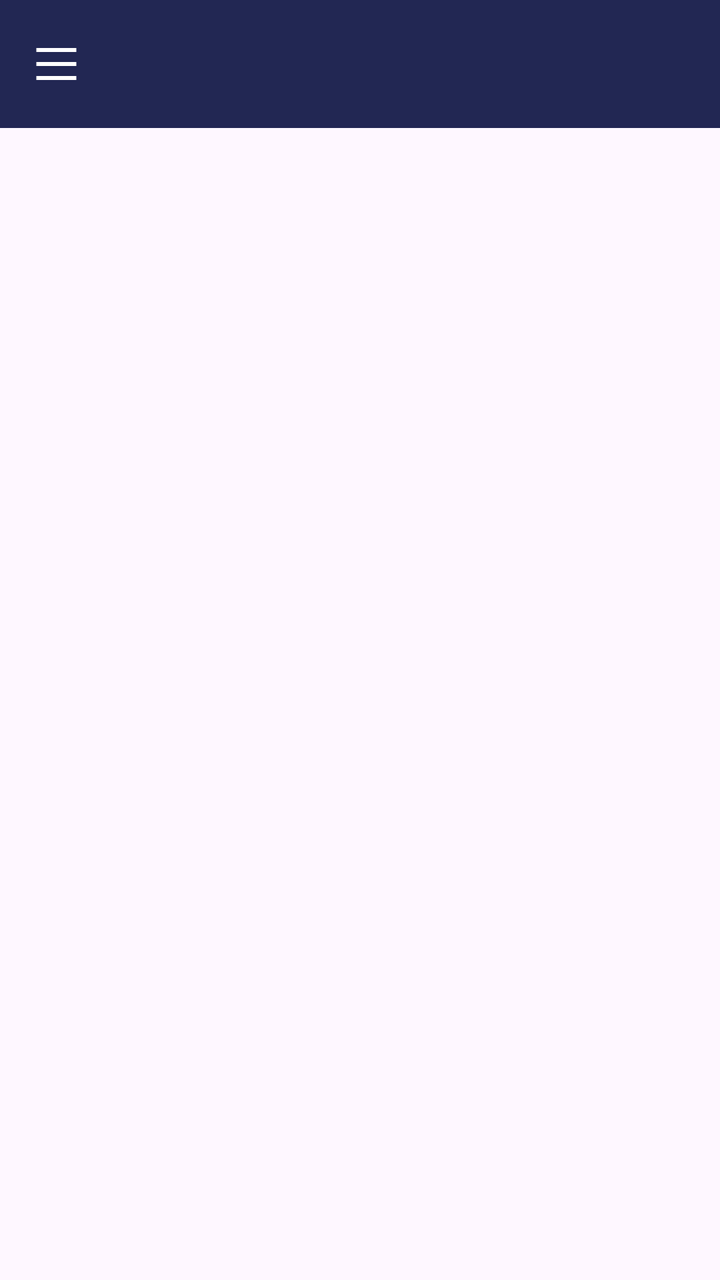
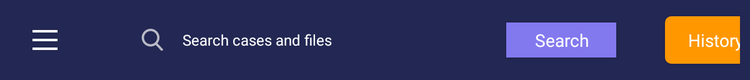

The same Android screen from two of the app's own layout files: first res/layout/ as a phone draws it, then the repository's variant for another configuration, drawn on a device whose configuration selects that folder. Both files follow.
<!-- AndroidManifest.xml: application theme Theme.Prime -->
<!-- res/layout/toolbar.xml -->
<?xml version="1.0" encoding="utf-8"?>
<com.google.android.material.appbar.AppBarLayout xmlns:android="http://schemas.android.com/apk/res/android"
    android:layout_width="match_parent"
    android:layout_height="match_parent"
    xmlns:app="http://schemas.android.com/apk/res-auto">

    <com.google.android.material.appbar.MaterialToolbar
        android:layout_width="match_parent"
        android:layout_height="?attr/actionBarSize"
        android:background="@color/main_purple"
        app:navigationIcon="@drawable/ic_harmburger">

        <TextView
            android:layout_width="wrap_content"
            android:layout_height="wrap_content" />

    </com.google.android.material.appbar.MaterialToolbar>

</com.google.android.material.appbar.AppBarLayout>
<!-- resources referenced by this layout -->
<resources>
  <color name="main_purple">#222753</color>
  <!-- drawable ic_harmburger (drawable) -->
  <vector xmlns:android="http://schemas.android.com/apk/res/android"
      android:width="21dp"
      android:height="16dp"
      android:viewportWidth="21"
      android:viewportHeight="16">
    <path
        android:pathData="M0.5,1H20.5"
        android:strokeWidth="2"
        android:fillColor="@color/white"
        android:strokeColor="@color/white"/>
    <path
        android:pathData="M0.5,8H20.5"
        android:strokeWidth="2"
        android:fillColor="@color/white"
        android:strokeColor="@color/white"/>
    <path
        android:pathData="M0.5,15H20.5"
        android:strokeWidth="2"
        android:fillColor="@color/white"
        android:strokeColor="@color/white"/>
  </vector>
  <style name="Theme.Prime" parent="Theme.Material3.Light.NoActionBar">
          
          <item name="fontFamily">@font/work_sans</item>
          <item name="android:statusBarColor" tools:targetApi="lollipop">@color/main_purple</item>
  
      </style>
  <color name="white">#FFFFFFFF</color>
</resources>
<!-- res/layout-sw600dp/toolbar.xml (the repository's variant of the layout above) -->
<!-- drawn on a 7-inch tablet held upright -->
<?xml version="1.0" encoding="utf-8"?>
<com.google.android.material.appbar.AppBarLayout xmlns:android="http://schemas.android.com/apk/res/android"
    xmlns:tools="http://schemas.android.com/tools"
    android:layout_width="match_parent"
    android:layout_height="wrap_content"
    android:id="@+id/appBarLayout"
    xmlns:app="http://schemas.android.com/apk/res-auto">

    <com.google.android.material.appbar.MaterialToolbar
        android:layout_width="match_parent"
        android:id="@+id/toolbar"
        android:layout_height="?attr/actionBarSize"
        android:background="@color/main_purple"
        app:navigationIcon="@drawable/ic_harmburger"
        app:navigationIconTint="@color/white">

        <androidx.constraintlayout.widget.ConstraintLayout
            android:layout_width="match_parent"
            android:layout_height="wrap_content">

            <ImageView
                android:id="@+id/imageView3"
                android:layout_width="wrap_content"
                android:layout_height="wrap_content"
                android:contentDescription="@string/app_name"
                android:src="@drawable/ic_logo_text"
                app:layout_constraintBottom_toBottomOf="parent"
                app:layout_constraintStart_toStartOf="parent"
                app:layout_constraintTop_toTopOf="parent" />

            <androidx.constraintlayout.widget.ConstraintLayout
                android:id="@+id/constraintLayout3"
                android:layout_width="0dp"
                android:layout_height="wrap_content"
                android:layout_marginStart="@dimen/items_spacing_toolbar_large"
                app:layout_constraintBottom_toBottomOf="parent"
                app:layout_constraintStart_toEndOf="@+id/imageView3"
                app:layout_constraintTop_toTopOf="parent">

                <EditText
                    android:id="@+id/et_search"
                    android:layout_width="400dp"
                    android:layout_height="@dimen/edit_text_search_height"
                    android:layout_centerInParent="true"
                    android:background="@color/edit_text_search"
                    android:drawableStart="@drawable/ic_search"
                    android:drawablePadding="@dimen/edit_text_spacing"
                    android:hint="@string/search_cases_and_files"
                    android:textSize="12sp"
                    android:inputType="text"
                    android:paddingStart="@dimen/edit_text_spacing"
                    android:textColor="@color/white"
                    android:textColorHint="@color/grey"
                    app:layout_constraintBottom_toBottomOf="parent"
                    app:layout_constraintEnd_toEndOf="parent"
                    app:layout_constraintStart_toStartOf="parent"
                    app:layout_constraintTop_toTopOf="parent"
                    tools:ignore="RtlSymmetry">

                </EditText>

                <androidx.appcompat.widget.AppCompatButton
                    android:id="@+id/btn_clear"
                    android:layout_width="0dp"
                    android:layout_height="@dimen/edit_text_button_search_height"
                    android:layout_centerVertical="true"
                    android:layout_marginEnd="5dp"
                    android:background="@color/btn_search"
                    android:text="@string/search"
                    android:textAlignment="center"
                    android:textAllCaps="false"
                    android:textColor="@color/white"
                    app:layout_constraintBottom_toBottomOf="parent"
                    app:layout_constraintEnd_toEndOf="parent"
                    app:layout_constraintTop_toTopOf="parent" />

            </androidx.constraintlayout.widget.ConstraintLayout>

            <androidx.appcompat.widget.AppCompatButton
                android:id="@+id/appCompatButton3"
                android:layout_width="0dp"
                android:layout_height="@dimen/btn_history_height"
                android:layout_marginStart="@dimen/items_spacing_toolbar_large"
                android:background="@drawable/btn_with_border_radius"
                android:drawableEnd="@drawable/ic_caret_down"
                android:paddingStart="18dp"
                android:paddingEnd="18dp"
                android:text="@string/history"
                android:textAllCaps="false"
                android:textColor="@color/white"
                app:layout_constraintBottom_toBottomOf="parent"
                app:layout_constraintStart_toEndOf="@+id/constraintLayout3"
                app:layout_constraintTop_toTopOf="parent">

            </androidx.appcompat.widget.AppCompatButton>

            <androidx.constraintlayout.widget.ConstraintLayout
                android:layout_width="50dp"
                android:layout_height="50dp"
                android:layout_gravity="end"
                android:background="@drawable/circle"
                app:layout_constraintBottom_toBottomOf="parent"
                app:layout_constraintEnd_toEndOf="parent"
                app:layout_constraintStart_toEndOf="@+id/appCompatButton3"
                app:layout_constraintTop_toTopOf="parent">

                <ImageView
                    android:layout_width="@dimen/toolbar_user_width"
                    android:layout_height="@dimen/toolbar_user_height"
                    android:contentDescription="@string/user_profile"
                    android:src="@drawable/ic_user"
                    app:layout_constraintBottom_toBottomOf="parent"
                    app:layout_constraintEnd_toEndOf="parent"
                    app:layout_constraintStart_toStartOf="parent"
                    app:layout_constraintTop_toTopOf="parent" />

            </androidx.constraintlayout.widget.ConstraintLayout>

        </androidx.constraintlayout.widget.ConstraintLayout>


    </com.google.android.material.appbar.MaterialToolbar>

</com.google.android.material.appbar.AppBarLayout>
<!-- resources referenced by the variant -->
<!-- as a 7-inch tablet held upright resolves them -->
<resources>
  <color name="btn_search">#8379EE</color>
  <color name="main_purple">#222753</color>
  <color name="white">#FFFFFFFF</color>
  <dimen name="btn_history_height">38dp</dimen>
  <dimen name="edit_text_button_search_height">28dp</dimen>
  <dimen name="edit_text_search_height">38dp</dimen>
  <dimen name="edit_text_spacing">15dp</dimen>
  <dimen name="items_spacing_toolbar_large">34dp</dimen>
  <dimen name="toolbar_user_height">30dp</dimen>
  <dimen name="toolbar_user_width">30dp</dimen>
  <!-- drawable btn_with_border_radius (drawable) -->
  <?xml version="1.0" encoding="utf-8"?>
  <shape xmlns:android="http://schemas.android.com/apk/res/android"
      android:shape="rectangle">
      
      <solid android:color="@color/main_orange"/>
      <corners android:radius="5dp"/>
  </shape>
  <!-- drawable circle (drawable) -->
  <?xml version="1.0" encoding="utf-8"?>
  <shape xmlns:android="http://schemas.android.com/apk/res/android"
      android:shape="oval">
  
      <solid android:color="@color/user_circle"/>
  
  </shape>
  <!-- drawable ic_caret_down (drawable) -->
  <vector xmlns:android="http://schemas.android.com/apk/res/android"
      android:width="13dp"
      android:height="8dp"
      android:viewportWidth="13"
      android:viewportHeight="8">
    <path
        android:pathData="M1.1699,1.4999L6.8299,6.8999L12.2299,1.4999"
        android:strokeWidth="1.5"
        android:fillColor="#00000000"
        android:strokeColor="#ffffff"/>
  </vector>
  <!-- drawable ic_harmburger (drawable) -->
  <vector xmlns:android="http://schemas.android.com/apk/res/android"
      android:width="21dp"
      android:height="16dp"
      android:viewportWidth="21"
      android:viewportHeight="16">
    <path
        android:pathData="M0.5,1H20.5"
        android:strokeWidth="2"
        android:fillColor="@color/white"
        android:strokeColor="@color/white"/>
    <path
        android:pathData="M0.5,8H20.5"
        android:strokeWidth="2"
        android:fillColor="@color/white"
        android:strokeColor="@color/white"/>
    <path
        android:pathData="M0.5,15H20.5"
        android:strokeWidth="2"
        android:fillColor="@color/white"
        android:strokeColor="@color/white"/>
  </vector>
  <string name="app_name">Prime</string>
  <string name="history">History</string>
  <string name="search">Search</string>
  <string name="search_cases_and_files">Search cases and files</string>
  <string name="user_profile">User Profile</string>
  <style name="Theme.Prime" parent="Theme.Material3.Light.NoActionBar">
          
          <item name="fontFamily">@font/work_sans</item>
          <item name="android:statusBarColor" tools:targetApi="lollipop">@color/main_purple</item>
  
      </style>
  <color name="main_orange">#FF9700</color>
</resources>
